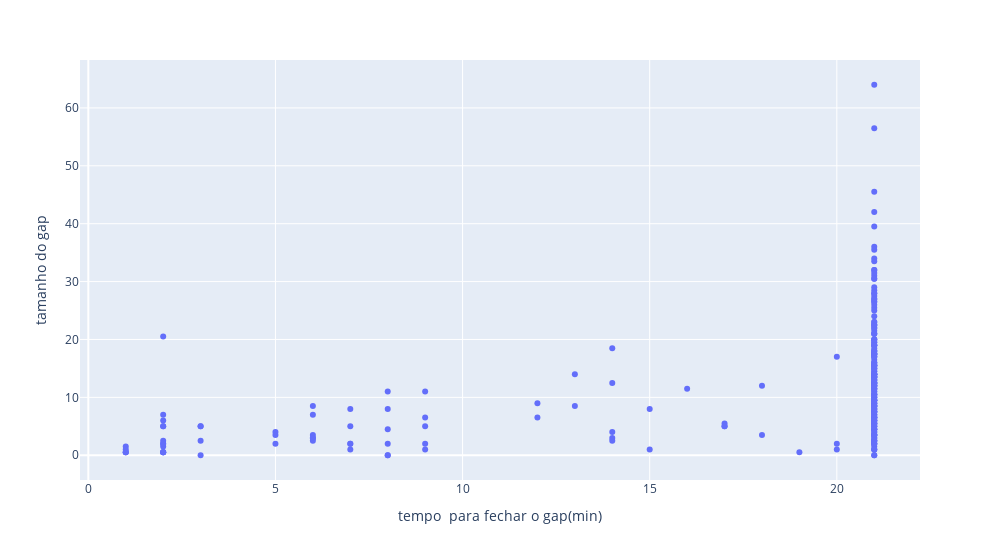
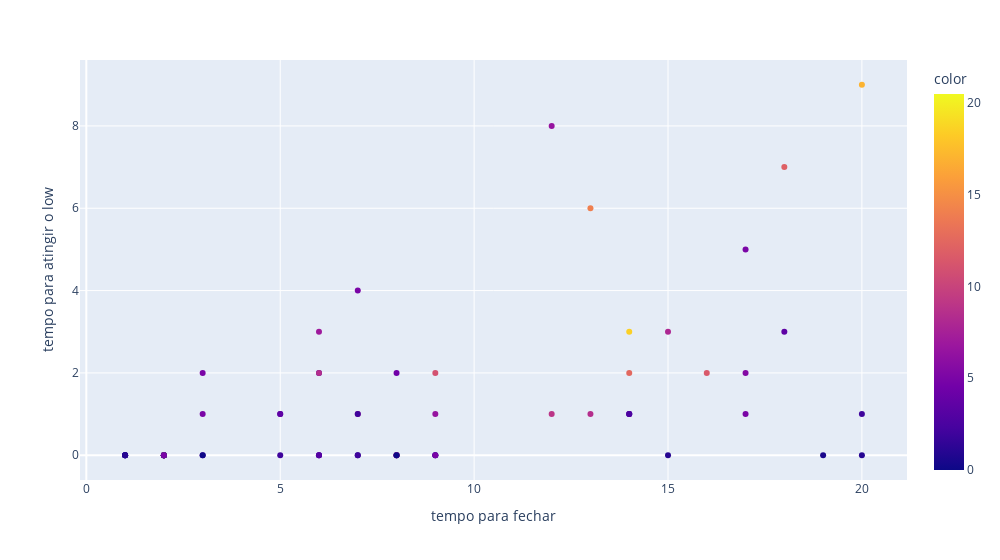

Notebook code cell kept with these figures, in order:
### Code cell
fig  = px.scatter(datas, x = '<TEMP_FEC>', y = '<precoLow>', width = 1000)
fig.update_xaxes(title = 'tempo  para fechar o gap(min)')
fig.update_yaxes(title = 'tamanho do gap')
fig.show()

# tempo para fechar e para ter o minimo anterior fechou
fig2  = px.scatter(datas, x = datas['<TEMP_FEC>'].loc[fechou], y = datas['<TEMP_LOW>'].loc[fechou],color=datas['<precoLow>'].loc[fechou], width = 1000)
fig2.update_xaxes(title = 'tempo para fechar')
fig2.update_yaxes(title = 'tempo para atingir o low')
fig2.show()

### Figure 1 — Plotly figure (JSON) as saved in the notebook; plotly's stock layout.template omitted (floating-point values rounded to 4 significant figures; data arrays with more than 128 entries replaced by an {"elided": "..."} marker saying what was removed)
{"data": [{"hovertemplate": "<TEMP_FEC>=%{x}<br><precoLow>=%{y}<extra></extra>", "legendgroup": "", "marker": {"color": "#636efa", "symbol": "circle"}, "mode": "markers", "name": "", "orientation": "v", "showlegend": false, "type": "scatter", "x": {"elided": "246 int values"}, "xaxis": "x", "y": {"elided": "246 float values"}, "yaxis": "y"}], "layout": {"legend": {"tracegroupgap": 0}, "margin": {"t": 60}, "width": 1000, "xaxis": {"anchor": "y", "domain": [0, 1], "title": {"text": "tempo  para fechar o gap(min)"}}, "yaxis": {"anchor": "x", "domain": [0, 1], "title": {"text": "tamanho do gap"}}}}

### Figure 2 — Plotly figure (JSON) as saved in the notebook; plotly's stock layout.template omitted (floating-point values rounded to 4 significant figures)
{"data": [{"hovertemplate": "x=%{x}<br>y=%{y}<br>color=%{marker.color}<extra></extra>", "legendgroup": "", "marker": {"color": [0.5, 4, 5, 5, 0.5, 5, 1, 2, 11.5, 12, 8, 1, 11, 0, 0.5, 17, 18.5, 11, 5, 8, 14, 1.5, 2.5, 0.5, 5.5, 2, 1.5, 2.5, 12.5, 7, 0.5, 4.5, 3.5, 8, 6, 2, 2, 3.5, 9, 3, 1, 1, 5, 2, 6.5, 2, 2.5, 8.5, 4, 2.5, 2, 8.5, 0.5, 7, 6.5, 2, 0.5, 0, 5, 5, 0, 3, 3.5, 3, 20.5, 1, 0.5, 5], "coloraxis": "coloraxis", "symbol": "circle"}, "mode": "markers", "name": "", "orientation": "v", "showlegend": false, "type": "scatter", "x": [19, 5, 3, 3, 1, 2, 9, 9, 16, 18, 7, 7, 9, 8, 1, 20, 14, 8, 17, 15, 13, 1, 3, 2, 17, 8, 2, 2, 14, 6, 2, 8, 18, 8, 2, 7, 2, 6, 12, 14, 20, 15, 9, 2, 9, 20, 6, 13, 14, 14, 7, 6, 1, 2, 12, 5, 2, 3, 7, 17, 8, 6, 5, 6, 2, 1, 2, 2], "xaxis": "x", "y": [0, 1, 1, 2, 0, 0, 0, 0, 2, 7, 1, 0, 2, 0, 0, 9, 3, 0, 5, 3, 6, 0, 0, 0, 2, 0, 0, 0, 2, 3, 0, 2, 3, 0, 0, 0, 0, 0, 1, 1, 0, 0, 0, 0, 1, 1, 2, 1, 1, 1, 1, 2, 0, 0, 8, 0, 0, 0, 4, 1, 0, 0, 1, 0, 0, 0, 0, 0], "yaxis": "y"}], "layout": {"coloraxis": {"colorbar": {"title": {"text": "color"}}, "colorscale": [[0, "#0d0887"], [0.1111, "#46039f"], [0.2222, "#7201a8"], [0.3333, "#9c179e"], [0.4444, "#bd3786"], [0.5556, "#d8576b"], [0.6667, "#ed7953"], [0.7778, "#fb9f3a"], [0.8889, "#fdca26"], [1, "#f0f921"]]}, "legend": {"tracegroupgap": 0}, "margin": {"t": 60}, "width": 1000, "xaxis": {"anchor": "y", "domain": [0, 1], "title": {"text": "tempo para fechar"}}, "yaxis": {"anchor": "x", "domain": [0, 1], "title": {"text": "tempo para atingir o low"}}}}
